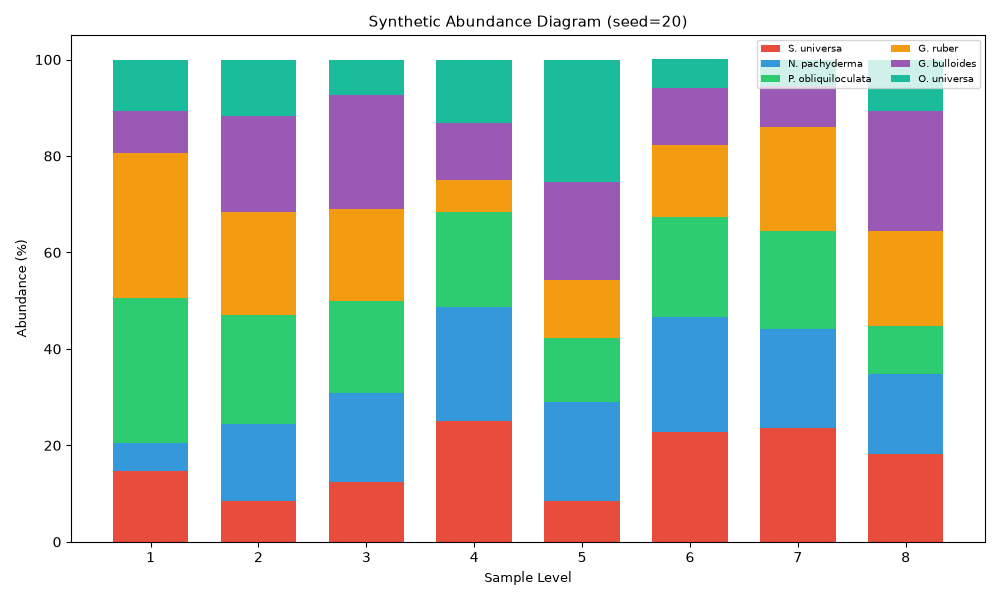
#> input picture tests/fixtures/gold/abundance/ab_synth_001/image.png, 1000 x 600 px
$ python -i deskew.py   (imports and definitions only)
#> lines starting #> are read from the running program, lines starting #| are printed output that depends on the picture
"""Whole-page skew ("deskew") for scanned / photographed chart plates.

BORROW-2026-09-20 (figure-extractor): that pipeline Hough-estimates the
plate's dominant line direction and rotates the picture before anything
else touches it.  Skew matters enormously here: a range line that drifts
2 degrees across the page is read as a run of wrong bed boundaries, and a
calibration picked off a tilted axis (see :mod:`rca_core.geometry`) is
wrong for every point except the anchors themselves.

Two estimators, one contract:

* :func:`_projection_angle` - pure Pillow / stdlib projection profile.
  The grayscale plate is downsampled, binarised against its own paper level,
  and the ink is voted into row / column histograms for a grid of candidate
  angles; the angle whose profile is peakiest is the one where the ruling
  lines sit on whole pixel rows.  Works everywhere Pillow works, no numpy.
  FIX-2026-09-22: the downsampled estimate is cross-checked against one or
  two NATIVE-resolution patches before it is trusted - a heavy downsample
  aliases dense ruling grids (line period below ~2 working pixels) and the
  comb could otherwise lock onto an aliased peak whose SIGN was inverted,
  making the "correction" double the skew.  Ink detection is likewise
  FIX-2026-09-22: polarity-robust (light ink on dark paper votes too) and
  scale-adaptive (a 1-pixel line thinned by the BOX downsample is no longer
  priced out by a fixed contrast floor).
* :func:`hough_skew_angle` - optional OpenCV fast path (same guarded-import
  contract as ``extractor._enhance_image_cv2``): Canny + HoughLinesP, keep
  the near-horizontal / near-vertical segments, length-weighted estimate.
  Used when cv2 happens to be installed; any hiccup falls back to the
  projection path.

Angle convention (shared by both): ``angle_deg`` is the angle handed to
Pillow's ``Image.rotate()`` - i.e. positive rotates the picture
counter-clockwise *as displayed* - and it is the rotation that REMOVES the
skew, so the returned image is ``original.rotate(angle_deg)``.  In pixel
coordinates (y grows downward) ruling lines that fall to the right have
``dy/dx = tan(angle) > 0`` and need ``angle > 0`` to be lifted level again.

FIX-2026-09-22: the correction rotates with ``expand=True``.  With
``expand=False`` a 5-degree turn whitened ~30k corner pixels of a
4000x3000 plate and left 37 of 4000 border pixels on the top row - and the
calibration anchors live exactly on that outer frame.  The canvas therefore
grows to hold the whole plate; callers re-read ``image.size`` after deskew
(``extractor.load_image_b64`` does), and the no-op path (angle ``0.0``)
still returns the ORIGINAL object, so "nothing was changed" stays cheap.

Pillow stays a lazy dependency: importing this module without it works
(everything is stdlib at import time), and only a call raises
:class:`DeskewError`.
"""

from __future__ import annotations

import math
from typing import Any, List, Optional, Sequence, Tuple

__all__ = [
    "MIN_USEFUL_ANGLE",
    "DeskewError",
    "deskew_image",
    "estimate_skew_angle",
    "hough_skew_angle",
]

# Below this the rotation costs more resampling blur than the skew costs in
# reading error, so the plate is handed back untouched.
MIN_USEFUL_ANGLE = 0.15

# Fewer ink pixels than this and a projection profile is meaningless.
_MIN_INK_POINTS = 32
# A pixel must be at least this much away from the paper level (either side,
# FIX-2026-09-22) to vote at all.  Small on purpose: with contrast-weighted
# votes a faint vote is harmless, while dropping a faint line is what makes
# a small skew go undetected.  This is the NATIVE-resolution floor; the
# projection path scales it down by the effective downsample factor, because
# a BOX shrink averages a 1-pixel line away (see :func:`_min_contrast_for`).
_MIN_CONTRAST = 6
# FIX-2026-09-22: anti-aliasing verification of the downsampled estimate.
# The estimate is re-derived on native-resolution patch(es) of at most this
# many pixels per side; an estimate that only exists on the downsampled copy
# is treated as aliasing and rejected (return 0.0, a safe no-op).
_VERIFY_PATCH_SIDE = 512
_VERIFY_PATCH_TOL = 0.4  # degrees; agreement window between the two tiers
_VERIFY_PATCH_MIN_SIDE = 64  # below this a patch is too small to judge
# Vote-bin width of the projection profile, in working-image pixels.  Hard
# 1-pixel bins make the peakiness peak lock onto the bin grid instead of onto
# the ruling lines, which biases the angle by a few tenths of a degree;
# quarter-pixel bins with linear interpolation remove that pull.
_PROFILE_BIN_PX = 0.25
# Gaussian smoothing of the finished profile, in bins (0.5 working pixel).
# A shallowly tilted line is stored as a staircase over whole pixel rows, so
# the untouched profile at angle 0 is a handful of very sharp spikes and wins
# the raw sum-of-squares contest against the truly aligned angle - which is
# how a 1-degree plate gets reported as straight.  Smoothing scores the
# physical WIDTH of each peak instead of how many quantised rows it landed on.
_SMOOTH_SIGMA_BINS = 2.0


def _gauss_kernel(sigma: float = _SMOOTH_SIGMA_BINS) -> Tuple[float, ...]:
#> further down, picture is the input picture: PIL image 1000x600 RGBA; mean R, G, B, A 192.6, 198.9, 188.4, 255
    half = max(1, int(math.ceil(3.0 * sigma)))
    vals = [math.exp(-(i * i) / (2.0 * sigma * sigma)) for i in range(-half, half + 1)]
    total = sum(vals)
    return tuple(v / total for v in vals)


_SMOOTH_KERNEL = _gauss_kernel()


class DeskewError(RuntimeError):
    """Raised when deskewing is impossible (Pillow missing, bad arguments)."""


# [11 lines left out: function _require_pillow, not called in this run]


def _check_image(pil_img: Any) -> None:
    if not hasattr(pil_img, "size") or not hasattr(pil_img, "convert"):
        raise DeskewError(
            "expected a PIL.Image.Image, got "
            f"{type(pil_img).__name__} (Pillow is optional - install it to "
            "use the deskew helpers)"
        )


# [387 lines left out: functions _check_params, _working_gray, _paper_level, _min_contrast_for, _ink_votes, _stride_sample and 6 more, not called in this run]


# ---------------------------------------------------------------------------
# Optional OpenCV / Hough fast path
# ---------------------------------------------------------------------------

def hough_skew_angle(
    pil_img: Any,
    max_angle: float = 5.0,
    *,
    min_line_fraction: float = 0.25,
    max_side: int = 1024,
) -> Optional[float]:
    """Length-weighted skew from Hough line segments.

    Returns ``None`` (never raises) when cv2 / numpy are missing or the plate
    has no usable long ruling lines, so callers can fall back to the
    projection path.  Segments within ``max_angle`` of horizontal *or*
    vertical contribute, which is what makes single-column and grid plates
    both work.
    """
#> called with max_angle = 5, min_line_fraction = 0.25, max_side = 1024
    try:  # guarded exactly like extractor._enhance_image_cv2
        import cv2  # type: ignore
        import numpy as np  # type: ignore
    except Exception:
        return None
    try:
        _check_image(pil_img)
        max_angle = float(max_angle)
        gray = np.asarray(pil_img.convert("L"), dtype=np.uint8)
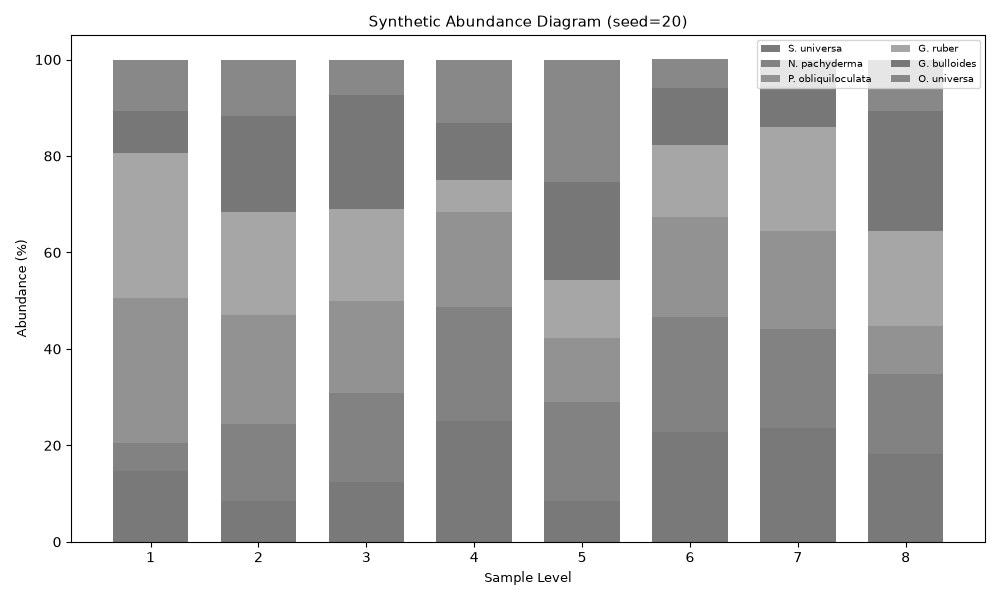
#> gray: shape (600, 1000); min 0, max 255, mean 195.8
        h, w = gray.shape[:2]
#> h = 600; w = 1000
        if max_side and max(w, h) > max_side:
            scale = max_side / float(max(w, h))
            gray = cv2.resize(
                gray,
                (max(8, int(w * scale)), max(8, int(h * scale))),
                interpolation=cv2.INTER_AREA,
            )
            h, w = gray.shape[:2]
        blur = cv2.GaussianBlur(gray, (3, 3), 0)
        edges = cv2.Canny(blur, 60, 160)
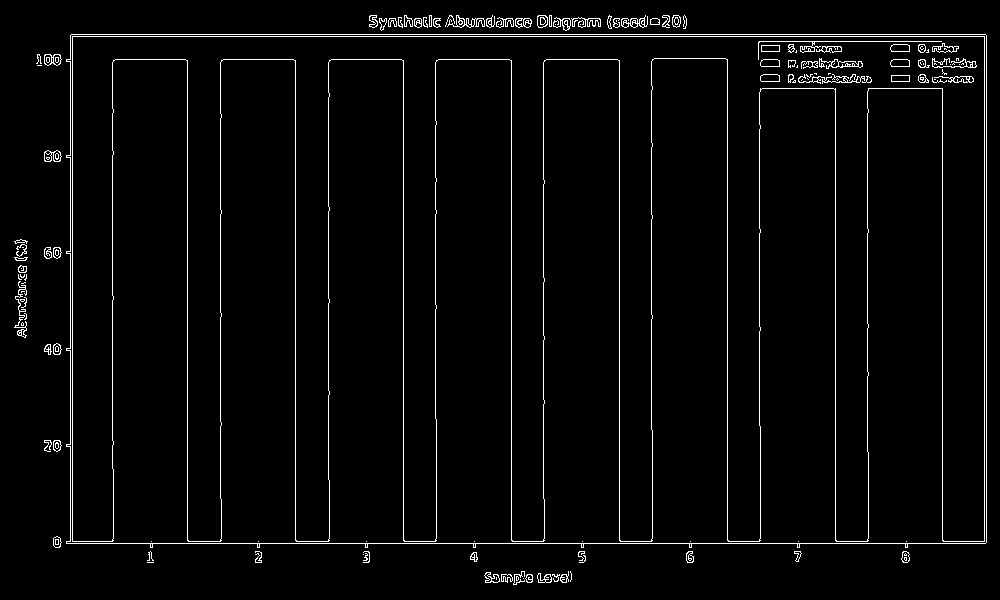
#> edges: shape (600, 1000); 3% white in thin lines or dots
        min_len = max(16, int(min_line_fraction * max(h, w)))
#> min_len = 250
        segments = cv2.HoughLinesP(
            edges, 1, math.pi / 360.0, 60, minLineLength=min_len, maxLineGap=6
        )
#> segments = 25 rows, first 6: [53, 543, 985, 543], [70, 36, 986, 36], [71, 34, 985, 34], [403, 540, 403, 60], [187, 540, 187, 60], [72, 541, 72, 37]
        if segments is None:
            return None
        samples: List[Tuple[float, float]] = []
        for seg in np.asarray(segments).reshape(-1, 4):
            x1, y1, x2, y2 = (float(seg[0]), float(seg[1]), float(seg[2]), float(seg[3]))
            dx, dy = x2 - x1, y2 - y1
            length = math.hypot(dx, dy)
            if length < 1.0:
                continue
            # dev: segment direction folded to (-45, 135]; horizontal lines
            # carry the skew directly, vertical ones as (dev - 90).
            dev = math.degrees(math.atan2(dy, dx)) % 180.0
            if dev >= 135.0:
                dev -= 180.0
            if dev < -45.0:
                dev += 180.0
            angle = dev if dev < 45.0 else dev - 90.0
            if abs(angle) <= max_angle:
                samples.append((angle, length))
#> this loop made 25 passes
#> (x1, y1, x2, y2, dx, dy, length, dev) on passes 1 to 12: (53, 543, 985, 543, 932, 0, 932, 0), (70, 36, 986, 36, 916, 0, 916, 0), (71, 34, 985, 34, 914, 0, 914, 0), (403, 540, 403, 60, 0, -480, 480, 90), (187, 540, 187, 60, 0, -480, 480, 90), (72, 541, 72, 37, 0, -504, 504, 90), (727, 540, 727, 59, 0, -481, 481, 90), (835, 540, 835, 77, 0, -463, 463, 90), (984, 541, 984, 37, 0, -504, 504, 90), (295, 540, 295, 60, 0, -480, 480, 90), (511, 540, 511, 60, 0, -480, 480, 90), (942, 540, 942, 62, 0, -478, 478, 90)
#> after the loop, samples = 25 pairs, first value 0 to 0, second value 281 to 932
        if len(samples) < 3:
            return None
        samples.sort(key=lambda s: s[0])
        half = sum(s[1] for s in samples) / 2.0
#> half = 6157.5
        running = 0.0
        median = samples[-1][0]
#> median = 0
        for angle, weight in samples:
            running += weight
            if running >= half:
                median = angle
                break
#> this loop made 11 passes
#> (weight, running, median) on pass 11: (480, 6634, 0)
#> (weight, running) on passes 1 to 6: (932, 932), (916, 1848), (914, 2762), (480, 3242), (480, 3722), (504, 4226)
#> after the loop, running = 6634
        near = [(a, wgt) for a, wgt in samples if abs(a - median) <= 0.75]
#> near has the same summary as samples
        if not near:
            return None
        total_w = sum(wgt for _, wgt in near)
#> total_w = 12315
        if total_w <= 0:
            return None
        return sum(a * wgt for a, wgt in near) / total_w
    except Exception:
        # A fast path must never be a failure path.
        return None


# ---------------------------------------------------------------------------
# Public API
# ---------------------------------------------------------------------------

# [155 lines left out: functions estimate_skew_angle, _fill_for, _rotate_copy, deskew_image, not called in this run]

>>> from PIL import Image
>>> picture = Image.open('../tests/fixtures/gold/abundance/ab_synth_001/image.png')
>>> result = hough_skew_angle(picture)
#> result = 0
